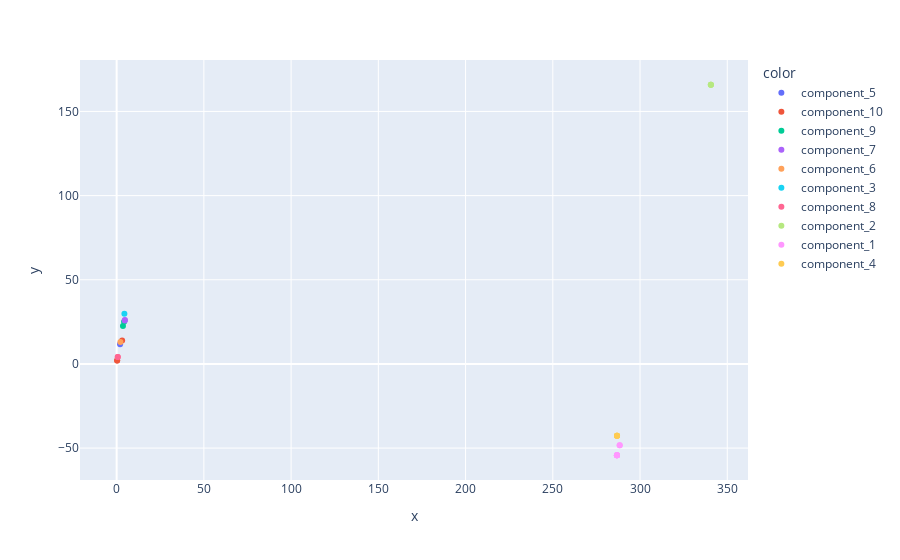

The notebook cell this image was saved under:
### Code cell
OR_index = muni_df[muni_df.State=='OR'].index.tolist()
or_txt = [muni_df['clean_text'][i] for i in OR_index]

vectorizer = CountVectorizer(strip_accents = 'unicode',
                                #ngram_range=(1,2),
                                token_pattern = r'\b[a-zA-Z]{3,}\b',
                                stop_words = secondary_stops,
                                max_df = 0.60, #remove words in over 50% of dataset
                                min_df = 10)

doc_word = vectorizer.fit_transform(or_txt)
nmf_model = NMF(10, max_iter = 500)

doc_topic = nmf_model.fit_transform(doc_word)


topic_word = pd.DataFrame(nmf_model.components_.round(10),
             index = ["component_1","component_2","component_3","component_4","component_5","component_6","component_7","component_8","component_9","component_10"],
             columns = vectorizer.get_feature_names())


display_topics(nmf_model, vectorizer.get_feature_names(), 15)

H = pd.DataFrame(doc_topic.round(10),
             columns = ["component_1","component_2","component_3","component_4","component_5","component_6","component_7","component_8","component_9","component_10"],
                 index=muni_df['Issuer Name'][OR_index])
H



import plotly.express as px
# Take all of the data and plot it on 2 dimensions
svd = TruncatedSVD(n_components=2)
svd.fit_transform(doc_word)

chrt_dat= pd.DataFrame(svd.transform(doc_word))
chrt_dat.columns = ['x','y']

or_df = muni_df.iloc[OR_index]

import plotly.express as px
df = px.data.iris()
fig = px.scatter(or_df, x=chrt_dat['x'], y=chrt_dat["y"],color=H.idxmax(axis=1).tolist(),
                 hover_name='Issuer Name', 
                 hover_data=['State','Description','ID'])
fig.show()

### Figure 1 — Plotly figure (JSON) as saved in the notebook; plotly's stock layout.template omitted (floating-point values rounded to 4 significant figures)
{"data": [{"customdata": [["OR", "FULL FAITH AND CREDIT AND REFUNDING OBLIGATIONS, SERIES 2020", "P1404225"]], "hovertemplate": "<b>%{hovertext}</b><br><br>color=component_5<br>x=%{x}<br>y=%{y}<br>State=%{customdata[0]}<br>Description=%{customdata[1]}<br>ID=%{customdata[2]}<extra></extra>", "hovertext": ["CITY OF HERMISTON, UMATILLA COUNTY, OREGON"], "legendgroup": "component_5", "marker": {"color": "#636efa", "symbol": "circle"}, "mode": "markers", "name": "component_5", "orientation": "v", "showlegend": true, "type": "scatter", "x": [1.965], "xaxis": "x", "y": [11.65], "yaxis": "y"}, {"customdata": [["OR", "FULL FAITH AND CREDIT OBLIGATIONS SERIES 2020A", "SS401853"], ["OR", "FULL FAITH AND CREDIT OBLIGATIONS SERIES 2020B", "SS401854"], ["OR", "GENERAL OBLIGATION BONDS, SERIES 2020", "RE398960"]], "hovertemplate": "<b>%{hovertext}</b><br><br>color=component_10<br>x=%{x}<br>y=%{y}<br>State=%{customdata[0]}<br>Description=%{customdata[1]}<br>ID=%{customdata[2]}<extra></extra>", "hovertext": ["BENTON COUNTY, OREGON", "BENTON COUNTY, OREGON", "LEBANON RURAL FIRE PROTECTION DISTRICT LINN COUNTY, OREGON"], "legendgroup": "component_10", "marker": {"color": "#EF553B", "symbol": "circle"}, "mode": "markers", "name": "component_10", "orientation": "v", "showlegend": true, "type": "scatter", "x": [0.2941, 0.2941, 3.147], "xaxis": "x", "y": [2.068, 2.068, 13.92], "yaxis": "y"}, {"customdata": [["OR", "FULL FAITH AND CREDIT REFUNDING BONDS, SERIES 2020 (MINET PROJECT)", "SS402012"], ["OR", "GENERAL OBLIGATION BONDS, 2020 SERIES A (PARKS PROJECTS - TAX-EXEMPT)", "RE399580"]], "hovertemplate": "<b>%{hovertext}</b><br><br>color=component_9<br>x=%{x}<br>y=%{y}<br>State=%{customdata[0]}<br>Description=%{customdata[1]}<br>ID=%{customdata[2]}<extra></extra>", "hovertext": ["CITY OF INDEPENDENCE POLK COUNTY, OREGON", "CITY OF PORTLAND, OREGON"], "legendgroup": "component_9", "marker": {"color": "#00cc96", "symbol": "circle"}, "mode": "markers", "name": "component_9", "orientation": "v", "showlegend": true, "type": "scatter", "x": [3.622, 4.27], "xaxis": "x", "y": [22.51, 25.0], "yaxis": "y"}, {"customdata": [["OR", "FULL FAITH AND CREDIT OBLIGATIONS, SERIES 2020 (FEDERALLY TAXABLE)", "RE400029"], ["OR", "FULL FAITH AND CREDIT AND REFUNDING OBLIGATIONS, SERIES 2020", "SS402964"]], "hovertemplate": "<b>%{hovertext}</b><br><br>color=component_7<br>x=%{x}<br>y=%{y}<br>State=%{customdata[0]}<br>Description=%{customdata[1]}<br>ID=%{customdata[2]}<extra></extra>", "hovertext": ["CITY OF MILWAUKIE CLACKAMAS AND MULTNOMAH COUNTIES, OREGON", "CLACKAMAS COUNTY, OREGON"], "legendgroup": "component_7", "marker": {"color": "#ab63fa", "symbol": "circle"}, "mode": "markers", "name": "component_7", "orientation": "v", "showlegend": true, "type": "scatter", "x": [4.674, 4.733], "xaxis": "x", "y": [25.86, 26.16], "yaxis": "y"}, {"customdata": [["OR", "TAX ANTICIPATION NOTES, SERIES 2020 (FIRE AND POLICE DISABILITY AND RETIREMENT FUND)", "RE401768"]], "hovertemplate": "<b>%{hovertext}</b><br><br>color=component_6<br>x=%{x}<br>y=%{y}<br>State=%{customdata[0]}<br>Description=%{customdata[1]}<br>ID=%{customdata[2]}<extra></extra>", "hovertext": ["CITY OF PORTLAND, OREGON"], "legendgroup": "component_6", "marker": {"color": "#FFA15A", "symbol": "circle"}, "mode": "markers", "name": "component_6", "orientation": "v", "showlegend": true, "type": "scatter", "x": [2.177], "xaxis": "x", "y": [13.07], "yaxis": "y"}, {"customdata": [["OR", "FULL FAITH AND CREDIT OBLIGATIONS, SERIES 2020B (SUBJECT TO ANNUAL APPROPRIATION)", "RE402054"]], "hovertemplate": "<b>%{hovertext}</b><br><br>color=component_3<br>x=%{x}<br>y=%{y}<br>State=%{customdata[0]}<br>Description=%{customdata[1]}<br>ID=%{customdata[2]}<extra></extra>", "hovertext": ["CITY OF VALE MALHEUR COUNTY, OREGON"], "legendgroup": "component_3", "marker": {"color": "#19d3f3", "symbol": "circle"}, "mode": "markers", "name": "component_3", "orientation": "v", "showlegend": true, "type": "scatter", "x": [4.445], "xaxis": "x", "y": [29.86], "yaxis": "y"}, {"customdata": [["OR", "VAR-REF-VETS WELFARE-SER 105B-", "29467139156595B764182E69F4AA1EA3"], ["OR", "VAR-REF-VETS WELFARE-SER 106C-", "1CD0AC0BECAF01CB4B5DD62F8D5C9480"]], "hovertemplate": "<b>%{hovertext}</b><br><br>color=component_8<br>x=%{x}<br>y=%{y}<br>State=%{customdata[0]}<br>Description=%{customdata[1]}<br>ID=%{customdata[2]}<extra></extra>", "hovertext": ["OREGON ST", "OREGON ST"], "legendgroup": "component_8", "marker": {"color": "#FF6692", "symbol": "circle"}, "mode": "markers", "name": "component_8", "orientation": "v", "showlegend": true, "type": "scatter", "x": [0.6457, 0.6457], "xaxis": "x", "y": [4.164, 4.164], "yaxis": "y"}, {"customdata": [["OR", "GENERAL OBLIGATION BONDS (VETERANS' WELFARE BONDS) VARIOUS 2020 SERIES I", "RE400293"], ["OR", "GENERAL OBLIGATION BONDS (VETERANS' WELFARE BONDS) VARIOUS 2020 SERIES K", "RE400294"], ["OR", "GENERAL OBLIGATION BONDS (VETERANS' WELFARE BONDS) VARIOUS 2020 SERIES L", "RE400295"]], "hovertemplate": "<b>%{hovertext}</b><br><br>color=component_2<br>x=%{x}<br>y=%{y}<br>State=%{customdata[0]}<br>Description=%{customdata[1]}<br>ID=%{customdata[2]}<extra></extra>", "hovertext": ["STATE OF OREGON", "STATE OF OREGON", "STATE OF OREGON"], "legendgroup": "component_2", "marker": {"color": "#B6E880", "symbol": "circle"}, "mode": "markers", "name": "component_2", "orientation": "v", "showlegend": true, "type": "scatter", "x": [340.6, 340.6, 340.6], "xaxis": "x", "y": [165.9, 165.9, 165.9], "yaxis": "y"}, {"customdata": [["OR", "GENERAL OBLIGATION BONDS OREGON DEPARTMENT OF VETERANS AFFAIRS 2020 SERIES J", "RE400376"], ["OR", "GENERAL OBLIGATION BONDS OREGON DEPARTMENT OF VETERANS AFFAIRS 2020 SERIES M", "RE400378"], ["OR", "GENERAL OBLIGATION BONDS VARIOUS SERIES 2020 SERIES C (ARTICLE XI-Q STATE PROJECTS)", "SS401859"], ["OR", "GENERAL OBLIGATION BONDS VARIOUS SERIES, 2020 SERIES F (ARTICLE XI-M AND XI-N SEISMIC PROJECTS)", "SS401862"], ["OR", "GENERAL OBLIGATION BONDS VARIOUS SERIES, 2020 SERIES D (ARTICLE XI-Q STATE PROJECTS)", "SS401861"], ["OR", "GENERAL OBLIGATION BONDS VARIOUS SERIES, 2020 SERIES E (ARTICLE XI-M AND XI-N SEISMIC PROJECTS)", "SS401860"], ["OR", "GENERAL OBLIGATION BONDS VARIOUS SERIES, 2020 SERIES G (ARTICLE XI-Q STATE PROJECTS)", "SS401863"], ["OR", "GENERAL OBLIGATION BONDS VARIOUS SERIES, 2020 SERIES H (ARTICLE XI-Q STATE PROJECTS)", "SS401864"]], "hovertemplate": "<b>%{hovertext}</b><br><br>color=component_1<br>x=%{x}<br>y=%{y}<br>State=%{customdata[0]}<br>Description=%{customdata[1]}<br>ID=%{customdata[2]}<extra></extra>", "hovertext": ["STATE OF OREGON", "STATE OF OREGON", "STATE OF OREGON", "STATE OF OREGON", "STATE OF OREGON", "STATE OF OREGON", "STATE OF OREGON", "STATE OF OREGON"], "legendgroup": "component_1", "marker": {"color": "#FF97FF", "symbol": "circle"}, "mode": "markers", "name": "component_1", "orientation": "v", "showlegend": true, "type": "scatter", "x": [288.3, 288.3, 286.8, 286.8, 286.8, 286.8, 286.8, 286.8], "xaxis": "x", "y": [-48.26, -48.26, -54.25, -54.25, -54.25, -54.25, -54.25, -54.25], "yaxis": "y"}, {"customdata": [["OR", "GENERAL OBLIGATION REFUNDING BONDS (HIGHER EDUCATION) 2020 SERIES N", "SS402591"], ["OR", "GENERAL OBLIGATION REFUNDING BONDS (HIGHER EDUCATION) 2020 SERIES O", "SS402589"], ["OR", "GENERAL OBLIGATION REFUNDING BONDS (HIGHER EDUCATION) 2020 SERIES P", "SS402592"], ["OR", "GENERAL OBLIGATION REFUNDING BONDS (HIGHER EDUCATION) 2020 SERIES Q", "SS402590"]], "hovertemplate": "<b>%{hovertext}</b><br><br>color=component_4<br>x=%{x}<br>y=%{y}<br>State=%{customdata[0]}<br>Description=%{customdata[1]}<br>ID=%{customdata[2]}<extra></extra>", "hovertext": ["STATE OF OREGON", "STATE OF OREGON", "STATE OF OREGON", "STATE OF OREGON"], "legendgroup": "component_4", "marker": {"color": "#FECB52", "symbol": "circle"}, "mode": "markers", "name": "component_4", "orientation": "v", "showlegend": true, "type": "scatter", "x": [286.8, 286.8, 286.8, 286.8], "xaxis": "x", "y": [-42.68, -42.68, -42.68, -42.68], "yaxis": "y"}], "layout": {"legend": {"title": {"text": "color"}, "tracegroupgap": 0}, "margin": {"t": 60}, "xaxis": {"anchor": "y", "domain": [0, 1], "title": {"text": "x"}}, "yaxis": {"anchor": "x", "domain": [0, 1], "title": {"text": "y"}}}}
